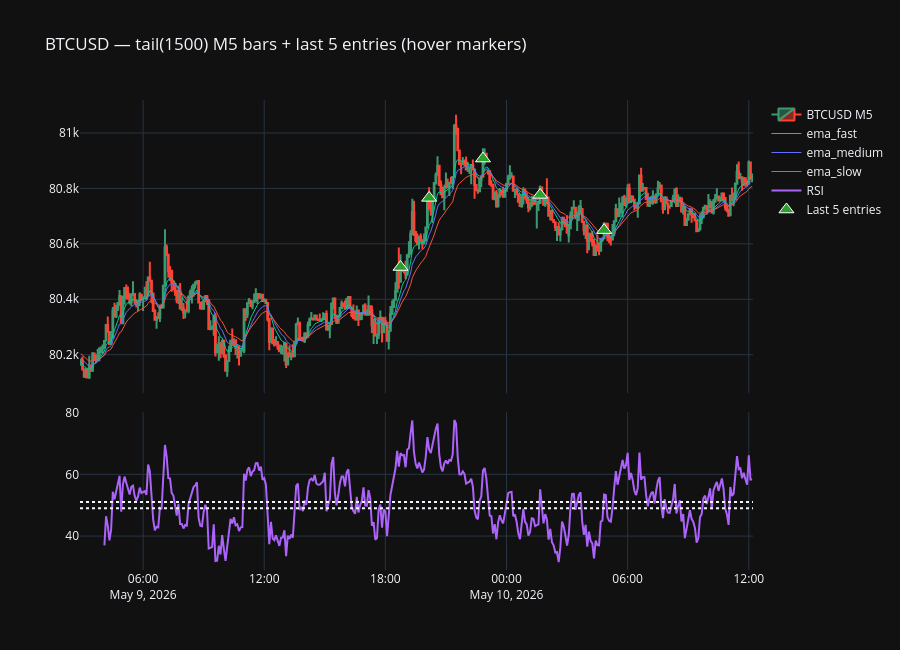

Write notebook code for a chart like this one.
### Code cell
# SECTION 9 - Interactive Plotly chart (last 1500 M5 bars + last 5 entries + RSI)
import numpy as np
import pandas as pd
import plotly.graph_objects as go
from plotly.subplots import make_subplots

N_LAST_TRADES = 5
RSI_PERIOD = 14
BAR_TAIL = 1500


def compute_rsi(close: pd.Series, period: int = 14) -> pd.Series:
    delta = close.diff()
    gain = delta.clip(lower=0)
    loss = (-delta.clip(upper=0))
    avg_gain = gain.ewm(alpha=1 / period, min_periods=period, adjust=False).mean()
    avg_loss = loss.ewm(alpha=1 / period, min_periods=period, adjust=False).mean()
    rs = avg_gain / avg_loss.replace(0, np.nan)
    return 100 - (100 / (1 + rs))


ind = m5_ctx.sort_index().reset_index()
first_col = ind.columns[0]
if first_col != "time":
    ind = ind.rename(columns={first_col: "time"})
ind = ind.rename(columns={
    "open": "Open",
    "high": "High",
    "low": "Low",
    "close": "Close",
})

ind["ema_fast"] = ind[f"ema_{EMA_FAST}"]
ind["ema_medium"] = ind[f"ema_{EMA_MID}"]
ind["ema_slow"] = ind[f"ema_{EMA_SLOW}"]
ind["rsi"] = compute_rsi(ind["Close"], RSI_PERIOD)

tail = ind.tail(BAR_TAIL)

fig = make_subplots(
    rows=2,
    cols=1,
    shared_xaxes=True,
    row_heights=[0.65, 0.35],
    vertical_spacing=0.04,
)

fig.add_trace(
    go.Candlestick(
        x=tail["time"],
        open=tail["Open"],
        high=tail["High"],
        low=tail["Low"],
        close=tail["Close"],
        name=f"{SYMBOL} M5",
    ),
    row=1,
    col=1,
)

for ema, color in zip(
    ["ema_fast", "ema_medium", "ema_slow"],
    ["#00cc96", "#636efa", "#ef553b"],
):
    fig.add_trace(
        go.Scatter(
            x=tail["time"],
            y=tail[ema],
            name=ema,
            line=dict(color=color, width=1),
        ),
        row=1,
        col=1,
    )

fig.add_trace(
    go.Scatter(
        x=tail["time"],
        y=tail["rsi"],
        name="RSI",
        line=dict(color="#ab63fa"),
    ),
    row=2,
    col=1,
)

fig.add_hline(y=51, line_dash="dot", row=2, col=1)
fig.add_hline(y=49, line_dash="dot", row=2, col=1)

if trades_df is not None and not trades_df.empty:
    last5 = trades_df.tail(N_LAST_TRADES).copy()
    et = pd.to_datetime(last5["entry_time"], utc=False, errors="coerce")
    sym_mrk = [
        "triangle-up" if str(s).lower() == "buy" else "triangle-down"
        for s in last5["side"]
    ]
    cols = ["#2ca02c" if str(s).lower() == "buy" else "#d62728" for s in last5["side"]]
    hover_lines = []
    for _, r in last5.iterrows():
        parts = [
            f"<b>{str(r['side']).upper()}</b>",
            f"entry {float(r['entry']):.5f}",
            f"SL {float(r['sl']):.5f}  TP {float(r['tp']):.5f}",
            f"exit {float(r['exit']):.5f}  pnl {float(r['pnl']):.2f}  {r.get('result', '')}",
        ]
        if "cumulative_pnl" in last5.columns and pd.notna(r.get("cumulative_pnl")):
            parts.append(f"cumulative_pnl {float(r['cumulative_pnl']):.2f}")
        hover_lines.append("<br>".join(parts))

    fig.add_trace(
        go.Scatter(
            x=et,
            y=last5["entry"].astype(float),
            mode="markers",
            marker=dict(size=13, color=cols, symbol=sym_mrk, line=dict(width=1, color="white")),
            name=f"Last {N_LAST_TRADES} entries",
            text=hover_lines,
            hovertemplate="%{text}<extra></extra>",
        ),
        row=1,
        col=1,
    )

fig.update_layout(
    height=650,
    xaxis_rangeslider_visible=False,
    template="plotly_dark",
    title=dict(text=f"{SYMBOL} — tail({BAR_TAIL}) M5 bars + last {N_LAST_TRADES} entries (hover markers)"),
)

fig.show()

### Figure 1 — Plotly figure (JSON) as saved in the notebook; plotly's stock layout.template omitted (floating-point values rounded to 4 significant figures; data arrays with more than 128 entries replaced by an {"elided": "..."} marker saying what was removed)
{"data": [{"close": {"elided": "400 float values"}, "high": {"elided": "400 float values"}, "low": {"elided": "400 float values"}, "name": "BTCUSD M5", "open": {"elided": "400 float values"}, "type": "candlestick", "x": {"elided": "400 str values"}, "xaxis": "x", "yaxis": "y"}, {"line": {"color": "#00cc96", "width": 1}, "name": "ema_fast", "type": "scatter", "x": {"elided": "400 str values"}, "xaxis": "x", "y": {"elided": "400 float values"}, "yaxis": "y"}, {"line": {"color": "#636efa", "width": 1}, "name": "ema_medium", "type": "scatter", "x": {"elided": "400 str values"}, "xaxis": "x", "y": {"elided": "400 float values"}, "yaxis": "y"}, {"line": {"color": "#ef553b", "width": 1}, "name": "ema_slow", "type": "scatter", "x": {"elided": "400 str values"}, "xaxis": "x", "y": {"elided": "400 float values"}, "yaxis": "y"}, {"line": {"color": "#ab63fa"}, "name": "RSI", "type": "scatter", "x": {"elided": "400 str values"}, "xaxis": "x2", "y": {"elided": "400 float values"}, "yaxis": "y2"}, {"hovertemplate": "%{text}<extra></extra>", "marker": {"color": ["#2ca02c", "#2ca02c", "#2ca02c", "#2ca02c", "#2ca02c"], "line": {"color": "white", "width": 1}, "size": 13, "symbol": ["triangle-up", "triangle-up", "triangle-up", "triangle-up", "triangle-up"]}, "mode": "markers", "name": "Last 5 entries", "text": ["<b>BUY</b><br>entry 80516.28000<br>SL 80282.04000  TP 80750.52000<br>exit 80750.52000  pnl 100.98  win<br>cumulative_pnl 198.96", "<b>BUY</b><br>entry 80765.80000<br>SL 80470.00000  TP 81061.60000<br>exit 81061.60000  pnl 101.99  win<br>cumulative_pnl 300.95", "<b>BUY</b><br>entry 80907.74000<br>SL 80759.44000  TP 81056.04000<br>exit 80759.44000  pnl -103.01  loss<br>cumulative_pnl 197.94", "<b>BUY</b><br>entry 80776.54000<br>SL 80652.50000  TP 80900.58000<br>exit 80652.50000  pnl -101.98  loss<br>cumulative_pnl 95.96", "<b>BUY</b><br>entry 80649.43000<br>SL 80555.15000  TP 80743.71000<br>exit 80743.71000  pnl 100.96  win<br>cumulative_pnl 196.92"], "type": "scatter", "x": ["2026-05-09T18:45:00", "2026-05-09T20:10:00", "2026-05-09T22:50:00", "2026-05-10T01:40:00", "2026-05-10T04:50:00"], "xaxis": "x", "y": [80520.0, 80770.0, 80910.0, 80780.0, 80650.0], "yaxis": "y"}], "layout": {"height": 650, "shapes": [{"line": {"dash": "dot"}, "type": "line", "x0": 0, "x1": 1, "xref": "x2 domain", "y0": 51, "y1": 51, "yref": "y2"}, {"line": {"dash": "dot"}, "type": "line", "x0": 0, "x1": 1, "xref": "x2 domain", "y0": 49, "y1": 49, "yref": "y2"}], "title": {"text": "BTCUSD — tail(1500) M5 bars + last 5 entries (hover markers)"}, "xaxis": {"anchor": "y", "domain": [0, 1], "matches": "x2", "rangeslider": {"visible": false}, "showticklabels": false}, "xaxis2": {"anchor": "y2", "domain": [0, 1]}, "yaxis": {"anchor": "x", "domain": [0.376, 1]}, "yaxis2": {"anchor": "x2", "domain": [0, 0.336]}}}
